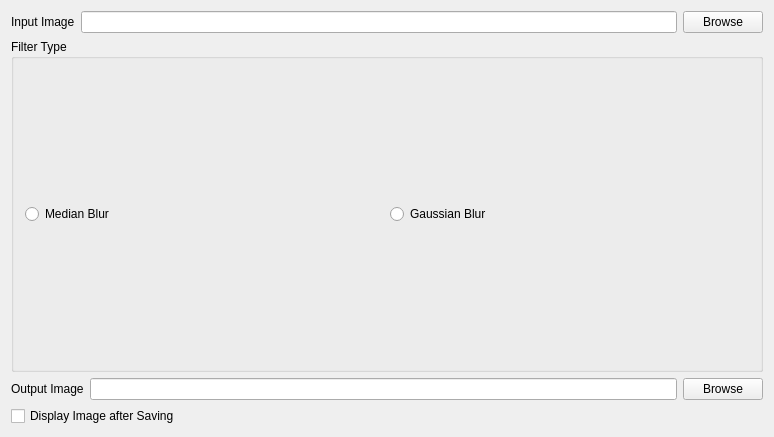
<?xml version="1.0" encoding="UTF-8"?>
<ui version="4.0">
 <class>MainWindow</class>
 <widget class="QMainWindow" name="MainWindow">
  <property name="geometry">
   <rect>
    <x>0</x>
    <y>0</y>
    <width>774</width>
    <height>437</height>
   </rect>
  </property>
  <property name="windowTitle">
   <string>MainWindow</string>
  </property>
  <widget class="QWidget" name="centralWidget">
   <layout class="QVBoxLayout" name="verticalLayout">
    <item>
     <layout class="QHBoxLayout" name="topHorizontalLayout">
      <item>
       <widget class="QLabel" name="inputLabel">
        <property name="text">
         <string>Input Image</string>
        </property>
       </widget>
      </item>
      <item>
       <widget class="QLineEdit" name="inputLineEdit"/>
      </item>
      <item>
       <widget class="QPushButton" name="inputPushButton">
        <property name="text">
         <string>Browse</string>
        </property>
       </widget>
      </item>
     </layout>
    </item>
    <item>
     <widget class="QGroupBox" name="filterTypeGroupBox">
      <property name="title">
       <string>Filter Type</string>
      </property>
      <layout class="QHBoxLayout" name="horizontalLayout_3">
       <item>
        <widget class="QRadioButton" name="medianBlurRadioButton">
         <property name="text">
          <string>Median Blur</string>
         </property>
        </widget>
       </item>
       <item>
        <widget class="QRadioButton" name="gaussianBlurRadioButton">
         <property name="text">
          <string>Gaussian Blur</string>
         </property>
        </widget>
       </item>
      </layout>
     </widget>
    </item>
    <item>
     <layout class="QHBoxLayout" name="bottomHrizontalLayout">
      <item>
       <widget class="QLabel" name="outputLabel">
        <property name="text">
         <string>Output Image</string>
        </property>
       </widget>
      </item>
      <item>
       <widget class="QLineEdit" name="outputLineEdit"/>
      </item>
      <item>
       <widget class="QPushButton" name="outputPushButton">
        <property name="text">
         <string>Browse</string>
        </property>
       </widget>
      </item>
     </layout>
    </item>
    <item>
     <widget class="QCheckBox" name="displayImageCheckBox">
      <property name="text">
       <string>Display Image after Saving</string>
      </property>
     </widget>
    </item>
   </layout>
  </widget>
 </widget>
 <layoutdefault spacing="6" margin="11"/>
 <resources/>
 <connections/>
</ui>
